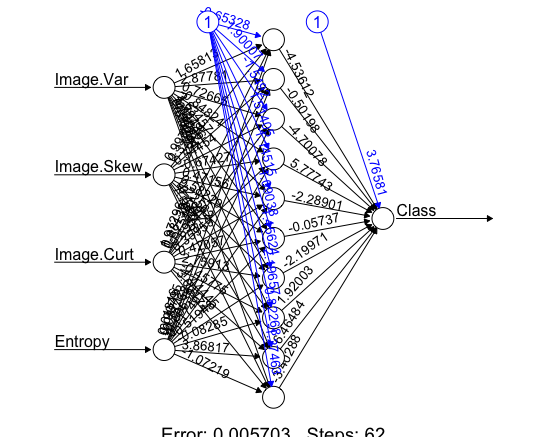

The R source for this figure:
#Reading the file
df <- read.csv("/Users/satyamaddali/Desktop/R for data science/R-Course-HTML-Notes/R-for-Data-Science-and-Machine-Learning/Training Exercises/Machine Learning Projects/CSV files for ML Projects/bank_nte_data.csv")
head(df)
str(df)
#Spliting the data into train and test data
library(caTools)
set.seed(101)
splitdf <- sample.split(df$Class, SplitRatio = 0.7)
train <- subset(df, splitdf== T)
test <- subset(df, splitdf== F)
str(train)
#Building the Neural Net
install.packages("neuralnet")
library(neuralnet)
#Training a neural net
nn <- neuralnet(Class ~ Image.Var + Image.Skew + Image.Curt + Entropy, data=train, hidden = 10, linear.output = FALSE)
plot(nn)
#Predictions
predicted.nn <- compute(nn, test[1:4])
head(predicted.nn$net.result)
predictions <- sapply(predicted.nn$net.result, round)
head(predictions)
table(predictions, test$Class)
